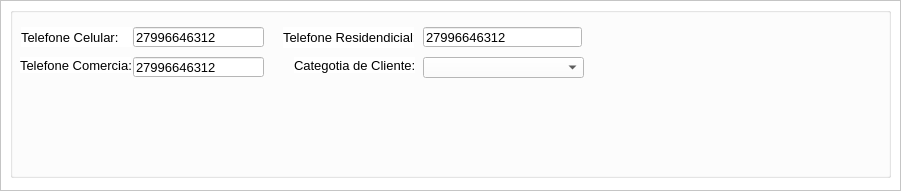
          <widget class="QFrame" name="frame_5">
           <property name="geometry">
            <rect>
             <x>10</x>
             <y>243</y>
             <width>901</width>
             <height>191</height>
            </rect>
           </property>
           <property name="styleSheet">
            <string notr="true">background-color: rgb(255, 255, 255);</string>
           </property>
           <property name="frameShape">
            <enum>QFrame::StyledPanel</enum>
           </property>
           <property name="frameShadow">
            <enum>QFrame::Raised</enum>
           </property>
           <widget class="QGroupBox" name="groupBox_31">
            <property name="geometry">
             <rect>
              <x>10</x>
              <y>7</y>
              <width>881</width>
              <height>171</height>
             </rect>
            </property>
            <property name="title">
             <string/>
            </property>
            <widget class="QLabel" name="label_48">
             <property name="geometry">
              <rect>
               <x>284</x>
               <y>50</y>
               <width>121</width>
               <height>16</height>
              </rect>
             </property>
             <property name="font">
              <font>
               <family>Arial</family>
               <pointsize>10</pointsize>
              </font>
             </property>
             <property name="text">
              <string>Categotia de Cliente:</string>
             </property>
            </widget>
            <widget class="QLineEdit" name="telCell">
             <property name="geometry">
              <rect>
               <x>123</x>
               <y>20</y>
               <width>131</width>
               <height>20</height>
              </rect>
             </property>
             <property name="font">
              <font>
               <family>Arial</family>
               <pointsize>10</pointsize>
              </font>
             </property>
             <property name="styleSheet">
              <string notr="true">background-color: rgb(255, 255, 255);</string>
             </property>
             <property name="text">
              <string>27996646312</string>
             </property>
            </widget>
            <widget class="QComboBox" name="catCliente">
             <property name="geometry">
              <rect>
               <x>413</x>
               <y>50</y>
               <width>161</width>
               <height>21</height>
              </rect>
             </property>
             <property name="font">
              <font>
               <family>Arial</family>
              </font>
             </property>
             <property name="cursor">
              <cursorShape>PointingHandCursor</cursorShape>
             </property>
             <property name="styleSheet">
              <string notr="true">background-color: rgb(255, 255, 255);
color: rgb(0, 0, 0);</string>
             </property>
            </widget>
            <widget class="QLineEdit" name="telResid">
             <property name="geometry">
              <rect>
               <x>413</x>
               <y>20</y>
               <width>159</width>
               <height>20</height>
              </rect>
             </property>
             <property name="font">
              <font>
               <family>Arial</family>
               <pointsize>10</pointsize>
              </font>
             </property>
             <property name="styleSheet">
              <string notr="true">background-color: rgb(255, 255, 255);</string>
             </property>
             <property name="text">
              <string>27996646312</string>
             </property>
            </widget>
            <widget class="QLabel" name="label_46">
             <property name="geometry">
              <rect>
               <x>11</x>
               <y>20</y>
               <width>111</width>
               <height>20</height>
              </rect>
             </property>
             <property name="font">
              <font>
               <family>Arial</family>
               <pointsize>10</pointsize>
              </font>
             </property>
             <property name="text">
              <string>Telefone Celular:</string>
             </property>
            </widget>
            <widget class="QLineEdit" name="telCom">
             <property name="geometry">
              <rect>
               <x>123</x>
               <y>50</y>
               <width>131</width>
               <height>20</height>
              </rect>
             </property>
             <property name="font">
              <font>
               <family>Arial</family>
               <pointsize>10</pointsize>
              </font>
             </property>
             <property name="styleSheet">
              <string notr="true">background-color: rgb(255, 255, 255);</string>
             </property>
             <property name="text">
              <string>27996646312</string>
             </property>
            </widget>
            <widget class="QLabel" name="label_47">
             <property name="geometry">
              <rect>
               <x>273</x>
               <y>20</y>
               <width>131</width>
               <height>21</height>
              </rect>
             </property>
             <property name="font">
              <font>
               <family>Arial</family>
               <pointsize>10</pointsize>
              </font>
             </property>
             <property name="text">
              <string>Telefone Residendicial:</string>
             </property>
            </widget>
            <widget class="QLabel" name="label_45">
             <property name="geometry">
              <rect>
               <x>10</x>
               <y>50</y>
               <width>111</width>
               <height>16</height>
              </rect>
             </property>
             <property name="font">
              <font>
               <family>Arial</family>
               <pointsize>10</pointsize>
              </font>
             </property>
             <property name="text">
              <string>Telefone Comercia:l</string>
             </property>
            </widget>
           </widget>
          </widget>
